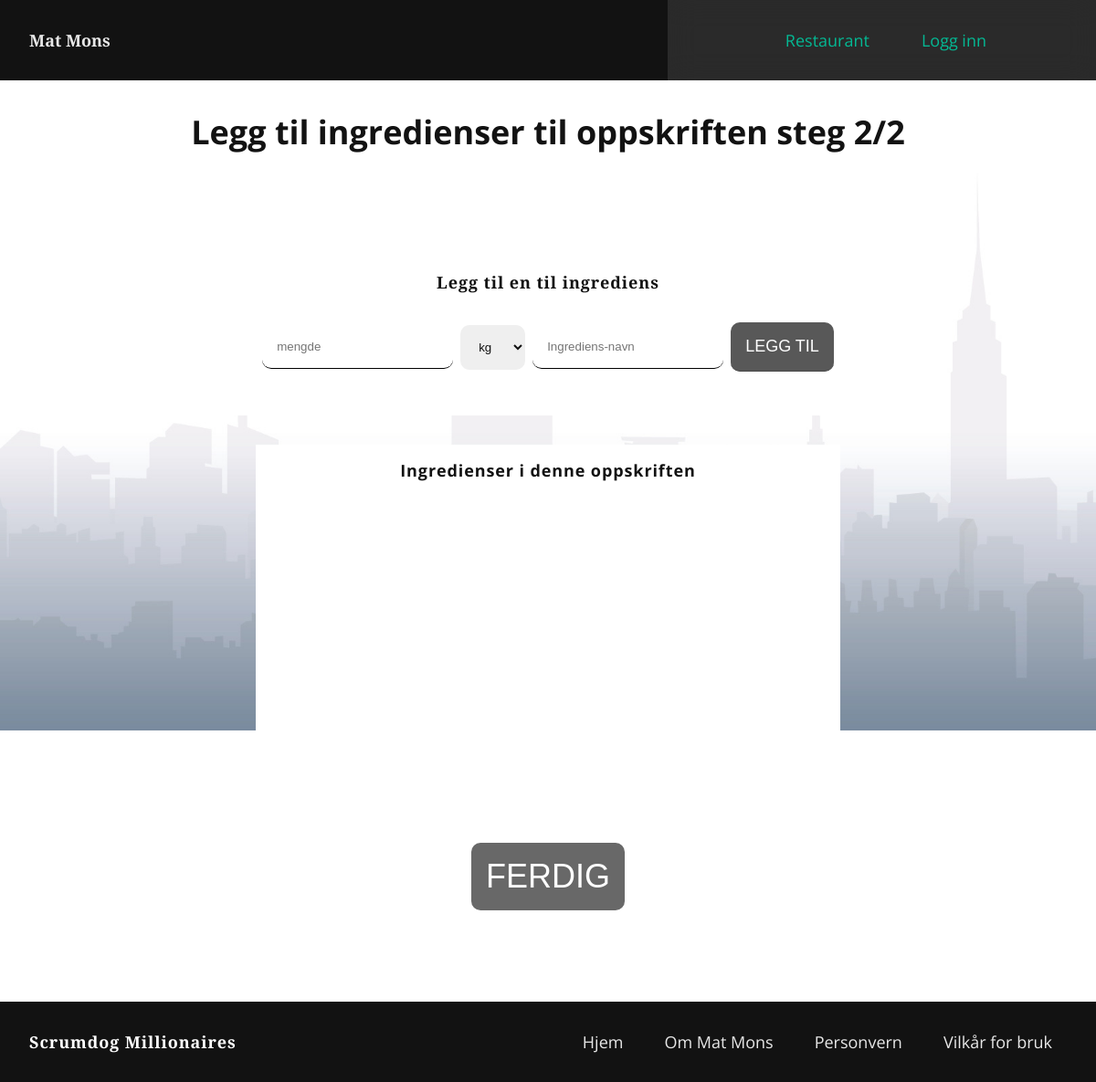
/add_ingredients/6, run on an earlier commit of the app's database.
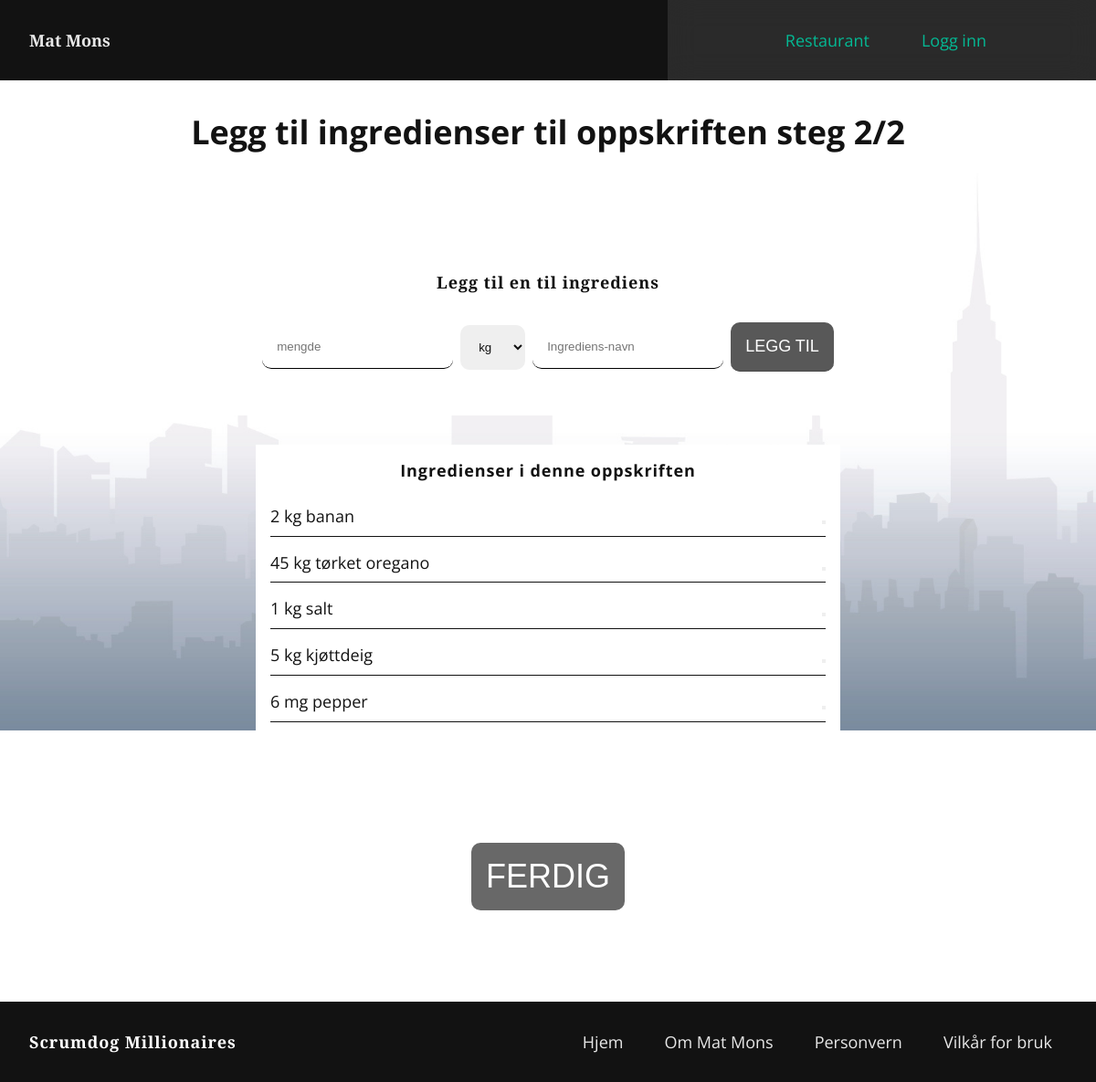
And on a later commit of the database.
### db/modul.py (models this page shows, shortened)
class Measurement(base):
    __tablename__ = "measurement"
    id = Column(Integer, primary_key=True, unique=True,
                nullable=False, autoincrement=True)
    name = Column(String(10), nullable=False, unique=True)
    recipe_ingredient_helper = relationship(
        "Recipe_ingredient_helper", back_populates="measurement", cascade="all, delete")

class Ingredient(base):
    __tablename__ = "ingredient"
    id = Column(Integer, primary_key=True, unique=True,
                nullable=False, autoincrement=True)
    name = Column(String(45), nullable=False, unique=True)
    recipe_ingredient_helper = relationship(
        "Recipe_ingredient_helper", back_populates="ingredient", cascade="all, delete")

### routes/recipe_routes.py (the view)
@recipe_route.route("/add_ingredients/<recipe_id>")
def add_ingredients(recipe_id):
    measurements = rq.get_all_measurements()
    ingredients_recipe = rq.get_ingredient_names_with_recipe_id(recipe_id)
    amounts_recipe = rq.get_amount_amounts_with_recipe_id(recipe_id)
    measurements_recipe = rq.get_measurement_measurements_with_recipe_id(recipe_id)
    return render_template("dinners/create_ingredients.html", measurements=measurements, len=len(ingredients_recipe),
                           ingredients=ingredients_recipe, amount=amounts_recipe,
                           measurements_recipe=measurements_recipe, recipe_id=recipe_id)

### queries.py (called while the page is built)
def get_all_measurements():
    return session.query(Measurement).all()

def get_ingredient_names_with_recipe_id(recipe_id):
    return session.query(Ingredient.name).join(
        Recipe_ingredient_helper).join(Recipe).filter(Recipe.id == recipe_id).all()

def get_amount_amounts_with_recipe_id(recipe_id):
    return session.query(Amount.amount).join(
        Recipe_ingredient_helper).join(Recipe).filter(Recipe.id == recipe_id).all()

def get_measurement_measurements_with_recipe_id(recipe_id):
    return session.query(Measurement.name).join(
        Recipe_ingredient_helper).join(Recipe).filter(Recipe.id == recipe_id).all()

### templates/dinners/create_ingredients.html (shortened to what this page needs)
{% extends "base.html" %} {% block head %} {% endblock %}  {% block content %}
<article class="ingredient-layout">
<section class="ingredient-title-section">
    <h1>Legg til ingredienser til oppskriften steg 2/2</h1>
    </section>
<article class="ingredient-article">
  <section class="">
    <div class="ingredient-container">
      <div>
      <h2 class="logo">Legg til en til ingrediens</h2>
    </div>
      <form class="" method="POST" name="formIngredients">
        <div class="ingredient-row">
          <div class="ingredient-control">
            <input
              type="number"
              name="amount"
              class="dropdownIngredient"
              placeholder="mengde"
            />
          </div>
          <div class="ingredient-control">
            <select class="dropdownIngredient" name="unit">
              {% for measurement in measurements %}
              <option>{{ measurement.name }}</option>
              {% endfor %}
            </select>
          </div>
          <div class="ingredient-control">
            <input
              type="text"
              name="ingredient"
              class="dropdownIngredient"
              placeholder="Ingrediens-navn"
            />
          </div>
        <div class="ingredient-control">
          <input
            class="ingredient-add-btn"
            type="submit"
            name=""
            value="Legg til"
          />
        </div>
      </div>
      </form>
    </div>
  </section>
  <section class="add-ingredient-section">
    <h2>Ingredienser i denne oppskriften</h2>
    {% for i in range(0,(len)) %}
    <div class="ingredient-list-content">
        {{ amount[i].amount}} {{ measurements_recipe[i].name }} {{ ingredients[i].name }}
      <form
      method="post" name="formDelete"
    >
      <button type="submit" name="delIngredient"value="fjern">
      </button>
    </form>
    </div>
    {% endfor %}
  </section>
</article>
<a href="{{ url_for('usersroute.profile')}}" class="control">
    <div class="control">
      <input type="submit" value="ferdig" />
    </div></a>
</article>
{% endblock %}

### templates/base.html (shortened to what this page needs)
<!DOCTYPE html>
<html lang="en">
  <head>
    <link
      rel="stylesheet"
      type="text/css"
      href="{{ url_for('static', filename='css/styles.css') }}"
    />
    <link
      rel="stylesheet"
      href="https://unicons.iconscout.com/release/v4.0.0/css/line.css"
    />
  </head>
  <body>
    <header class="primary-header flex">
      <h1 class="logo">
        <a href="{{ url_for('usersroute.home') }}">Mat Mons</a>
      </h1>
      <nav>
        <ul
          id="primary-navigation"
          data-visible="false"
          class="primary-navigation flex"
        >
          <li class="active">
            <a href="{{ url_for('calendarroute.show_calendar', group_id = 1) }}">
              <span></span>Restaurant
            </a>
          </li>
          {% if current_user.is_authenticated %}
          <li>
            <a href="{{ url_for('usersroute.profile') }}">
              <span><i class="uil uil-user"></i></span>Profil
            </a>
            </li>
            <li>
              <a href="{{ url_for('usersroute.logout') }}">
                <span><i class="uil uil-user"></i></span>Logg ut
              </a>
            </li>
            {% else %}
            <li>
            <a href="{{ url_for('usersroute.login') }}">
              <span></span>Logg inn
            </a>
            {% endif %}
          </li>
        </ul>
      </nav>
    </header>
    <div id="content">{% block content %} {% endblock %}</div>
    <footer class="primary-footer flex">
      <h3 class="logo">Scrumdog Millionaires</h3>
      <nav>
        <ul class="footer-navigation flex">
          <li>
            <a href="{{ url_for('usersroute.home') }}"
              ><span></span>Hjem</a
            >
          </li>
          <li>
            <a href="/templates/info/about.html"
              ><span></span>Om Mat Mons</a
            >
          </li>
          <li>
            <a href="{{ url_for('usersroute.privacy') }}"
              ><span></span>Personvern</a
            >
          </li>
          <li>
            <a href="{{ url_for('usersroute.privacy') }}"
              ><span></span>Vilkår for
              bruk</a
            >
          </li>
        </ul>
      </nav>
    </footer>
  </body>
</html>

### static/css/styles.css (style rules this page uses)
:root { --ff-body: "Open Sans", sans-serif; --ff-title: "Open Sans", sans-serif; --ff-logo: "Playfair Display", sans-serif; --clr-primary-400: hsl(60 100% 50%); --clr-neutral-900: #121212; --clr-error: #ff5357; --clr-warning: #ffac00; --clr-info: #00afcc; --clr-success: #01c9a0; --clr-primary: #121212; --clr-neutral: #ffffff; --fs-xxl: clamp(3.5rem, 12vw + 1rem, 12rem); --fs-xl: clamp(3.5rem, 12vw + 1rem, 7rem); --fs-600: clamp(2rem, 12vw + 1rem, 3rem); --fs-500: clamp(1.5rem, 12vw + 1rem, 2.25rem); --fs-400: clamp(1rem, 12vw + 1rem, 1.125rem); --fs-300: clamp(.3rem, 2.5vw + 1rem, 1rem); }
* { margin: 0; padding: 0; box-sizing: border-box; scroll-behavior: smooth; }
html { position: relative; overflow: visible; }
body { min-height: 100vh; font-family: var(--ff-body); font-size: 1.125rem; color: var(--clr-primary); }
h1, h2, h3 { font-family: var(--ff-title); font-size: var(--fs-400); }
.privacy-article h1, h2, h3, h4, p { letter-spacing: 0.05em; }
.toc-list li, ul, ul li { list-style: none; }
.toc-list li, a { color: var(--clr-primary); text-decoration: none; margin-bottom: 1rem; opacity: 0.9; transition: opacity 0.3s ease; }
.logo { margin: 2rem; font-family: var(--ff-logo); }
.logo a { text-decoration: none; color: var(--clr-neutral); }
.primary-header { align-items: center; justify-content: space-between; background-color: var(--clr-primary); }
.primary-navigation { list-style: none; padding: 0; margin: 0; background-color: hsl(0, 0%, 0%, 0.2); }
.primary-navigation a { text-decoration: none; font-weight: 00; color: var(--clr-success); }
@media (min-width: 60em) { .primary-navigation { --gap: clamp(1.5rem, 7vw, 3rem); padding-block: 2rem; padding-inline: clamp(3rem, 10vw, 10rem); } }
#content { position: relative; margin-bottom: 5.5rem; }
.primary-footer { position: absolute; bottom: 0; width: 100%; color: var(--clr-neutral); background-color: var(--clr-primary); align-items: center; justify-content: space-between; }
.footer-navigation { list-style: none; padding-block: 2rem; padding-inline: clamp(3rem, 10vw, 3rem); --gap: 2em; }
.footer-navigation a { text-decoration: none; color: var(--clr-neutral); }
.control { margin-bottom: 2rem; }
.control input { font-size: 1.2em; width: 100%; display: block; padding: 1rem; color: var(--clr-primary); border: none; outline: none; margin: 1em 0; border-radius: 10px; }
.control input[type="submit"] { background: var(--clr-primary); color: var(--clr-neutral); text-transform: uppercase; font-size: var(--fs-500); opacity: 0.7; transition: opacity 0.3s ease; }
.ingredient-layout { min-height: 100vh; display: grid; margin: 0 auto; padding: 2rem; place-items: center; gap: 5rem ; width: 70rem; }
.ingredient-title-section h1 { font-size: var(--fs-500); }
.ingredient-article { display: flex; flex-direction: column; gap: 2rem; place-items: center; margin: 0 auto; }
.ingredient-list-content { width: 100%; display: flex; justify-content: space-between; color: var(--clr-primary); border-bottom: 1px solid var(--clr-primary); }
.ingredient-container { padding: 1rem 2rem; margin: 0 auto; display: flex; flex-direction: column; justify-content: center; place-items: center; background-color: var(--clr-neutral); }
.ingredient-row { display: flex; gap: .5rem; place-items: center; justify-content: center; color: var(--clr-primary); }
.add-ingredient-section { display: grid; gap: 1rem; padding: 1rem; min-height: 20rem; width: 40rem; text-align: center; background-color: var(--clr-neutral); }
.add-ingredient-section h2 { color: var(--clr-primary); }
.ingredient-control { margin-bottom: 2rem; }
.ingredient-control input { padding: 1rem; border: none; outline: none; border-radius: 10px; border-bottom: 1px solid black; }
.ingredient-control input[type="submit"] { background: var(--clr-primary); color: var(--clr-neutral); text-transform: uppercase; font-size: var(--fs-400); opacity: 0.7; transition: opacity .3s ease; }
.ingredient-control select { width: 100%; padding: 1rem; color: var(--clr-primary); border: none; outline: none; border-radius: 10px; }
.flex { display: flex; gap: var(--gap, 1rem); }
#content { position: relative; overflow-x: hidden; }

What changed in the data, as far as the page shows it:
now on this page (row unchanged): Measurement: name "kg" "kg" "kg" "kg"
added Ingredient: name "banan"
added Ingredient: name "tørket oregano"
added Ingredient: name "salt"
added Ingredient: name "kjøttdeig"
now on this page (row unchanged): Measurement: name "mg"
added Ingredient: name "pepper"
Also different on the page:
new list line: "2"
new list line: "45"
new list line: "1"
new list line: "5"
new list line: "6"
